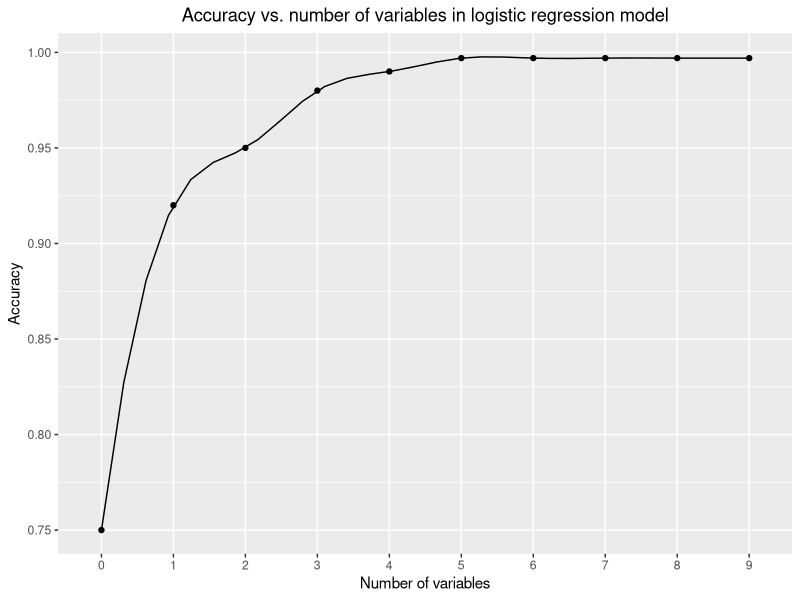
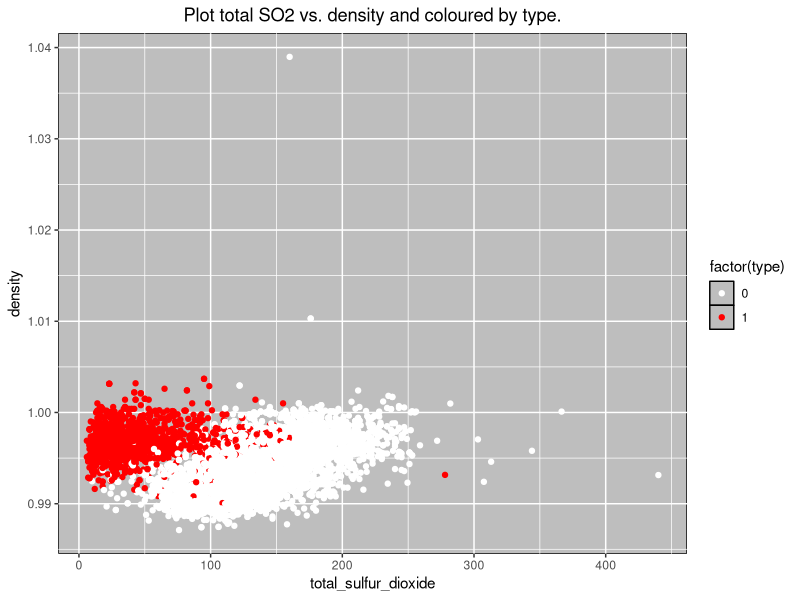

Recreate these plots in R, in order.
## ---- chunk 1
knitr::opts_chunk$set(echo = TRUE)
library(readr)
library(ggplot2)
## ---- chunk 2
# Loading the dataset into a dataframe
df <- read_delim("../../data/processed/wines.csv", 
  ";", 
  escape_double = FALSE, 
  trim_ws = TRUE)

# Train and test dataset, split 80%.
split = nrow(df)*0.8
train = df[1:split,]
test = df[split:nrow(df),]
## ---- chunk 3
# Logistic regression model with all the variables.
log.full=glm(type~fixed_acidity+volatile_acidity
             +citric_acid+residual_sugar+chlorides
             +free_sulfur_dioxide+total_sulfur_dioxide+density
             +pH+sulphates+alcohol, data=train, family=binomial)
summary(log.full)
## ---- chunk 4
# Logistic regression model with all the variables.
log.F=glm(type~fixed_acidity+volatile_acidity
             +residual_sugar+chlorides
             +free_sulfur_dioxide+total_sulfur_dioxide+density
             +pH+alcohol, data=train, family=binomial)
summary(log.F)
## ---- chunk 5
pchisq(log.F$deviance, log.F$df.residual, lower=F)
## ---- chunk 6
accuracy <- function(model, train, test){
  # Train error
  train_prob=model$fitted
  train_prob=ifelse(train_prob>0.5,1,0)
  d_train = table(train_prob, train$type)
  
  # Test error
  test_prob = predict(model, newdata = test, type = "response")
  test_prob = ifelse(test_prob>0.5,1,0)
  d_test = table(test_prob, test$type)
  
  train_accuracy = sum(diag(d_train))/sum(d_train)
  test_accuracy = sum(diag(d_test))/sum(d_test)
  
  return(list("train" = train_accuracy, "test" = test_accuracy))
}
## ---- chunk 7
log.F.error = accuracy(log.F, train, test)
log.F.error$train
log.F.error$test
## ---- chunk 8
log.B=glm(type~1, data=train, family=binomial)
accuracy(log.B, train, test)
## ---- chunk 9
#Stepwise algorithm
step(log.B, scope=list(upper=log.F), direction="forward", step=1)
## ---- chunk 10
log.1=glm(type~total_sulfur_dioxide, data=train, family=binomial)
accuracy(log.1, train, test)
cor(df, df$type)
## ---- chunk 11
#Stepwise algorithm
step(log.1, scope=list(upper=log.F), direction="forward", step=1)
## ---- chunk 12
log.2=glm(type~total_sulfur_dioxide+density, data=train, family=binomial)
accuracy(log.2, train, test)
## ---- chunk 13

x = 0:9
y = c(0.75, 0.92, 0.95, 0.98, 0.99, 0.997, 0.997, 0.997, 0.997, 0.997)
models =  cbind.data.frame(x,y)
spline_model <- as.data.frame(spline(models$x, models$y))

plot <- ggplot(models,aes(x=x, y=y)) +  geom_line(data = spline_model, aes(x = x, y = y)) +
  geom_point() + scale_x_discrete(limit = x)

plot + labs(x="Number of variables",y="Accuracy") + 
  ggtitle("Accuracy vs. number of variables in logistic regression model") +
  theme(plot.title= element_text(hjust = 0.5))
## ---- chunk 14
ggplot(train, aes(x=total_sulfur_dioxide, y=density))+geom_point(aes(colour=factor(type))) + 
  scale_color_manual(values=c("white","red")) +
  theme(panel.background = element_rect(fill = 'grey', colour = 'black'), plot.title= element_text(hjust = 0.5)) +
  ggtitle("Plot total SO2 vs. density and coloured by type.")
